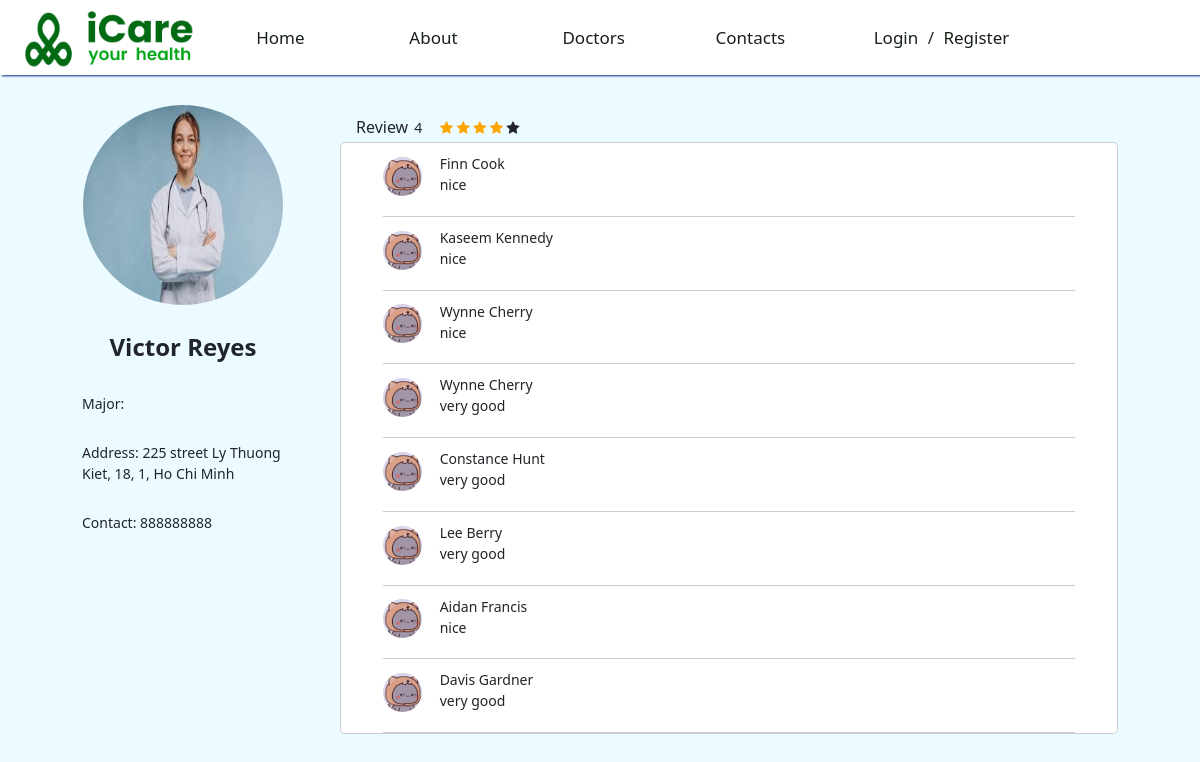
The page /index.php?page=detail&id=2 on the database its author committed.
### tables this page shows
CREATE TABLE doctor
(
    doc_name VARCHAR(50) NOT NULL,
    clinic_number VARCHAR(50),
    doc_id INT NOT NULL,
    street VARCHAR(50),
    ward VARCHAR(50),
    district VARCHAR(50),
    city VARCHAR(50),
    image_url VARCHAR(200),
    description VARCHAR(500),
    star_reviews FLOAT NOT NULL,
    phone_number VARCHAR(50),
    PRIMARY KEY (doc_id)
);

### views/detail-components/detail-info-card.php (the view, shortened to what this page needs)
<?php
include "./services/connection.php";
?>
<?php
    $name = "";
    $image_url = "";
    $address = "";
    if(isset($_GET['id']))
        $id = $_GET['id'];
    $sql1 = "CALL getDoctorDetails($id);";
    $record = mysqli_query($conn, $sql1);
    while ($user_info = mysqli_fetch_assoc($record)) {
        $address = $user_info['clinic_number'] . " street " . $user_info['street'] . ", " . $user_info['ward'] . ", " . $user_info['district'] . ", " . $user_info['city'];
        $name = $user_info['doc_name'];
        $image_url = $user_info['image_url'];
        $contact = $user_info['phone_number'];
    }
?>
<div class="user-card">
    <div class="user-image-card">
        <img class="user-image" src="./assets/img/user/<?php echo $image_url ?>" alt="">
    </div>
    <div>
        <div class="user-name"><?php echo $name ?></div>
        <div class='user-info'>Major: <span class='info'></div>
        <div class="user-info">Address: <span class="info"><?php echo $address ?></span></div>
        <div class="user-info">Contact: <span class="info"><?php echo $contact ?></span></div>
    </div>
</div>

### views/detail-components/review.php
<?php
include "./services/connection.php";
$id = $_GET['id'];
?>
<div class="review">
    <?php
        $sql = "SELECT star_reviews FROM doctor WHERE doc_id = $id";
        $result = mysqli_query($conn, $sql);
        while ($row = mysqli_fetch_assoc($result)){
            $stars = round($row['star_reviews']);
        }
    ?>
    <h4>Review <span class="review-rating"><?php echo $stars ?></span></h4>
    <div class="review-star">
        <?php for ($x = 0; $x < 5; $x++) {
            if($stars > 0){
        ?>
                <span class="fa fa-star checked"></span>
            <?php } else { ?>
                <span class="fa fa-star"></span>
        <?php } $stars = $stars - 1; } ?>
    </div>
    <div class="review-part">
        <?php
        $sql = "call getRecentReviews($id)";
        $result = mysqli_query($conn, $sql);
        while ($row = mysqli_fetch_assoc($result)) {
        ?>
            <div class="reviewer">
                <img class="reviewer-img" src="./assets/img/user/<?php echo $row['image_url'] ?>" alt="">
                <div>
                    <div class="reviewer-name"><?php echo $row['patient_name'] ?></div>
                    <div class="reviewer-comment"><?php echo $row['patient_review'] ?></div>
                </div>
            </div>
        <?php } ?>
    </div>
</div>

### assets/css/base.css (style rules this page uses)
:root { --primary-color: #012884; --primary-text-color: #016A14; --white-color: #fff; --black-color: #000; --text-color: #7a7a7a; --black-text-color: #172017; --border-color: #dbdbdb; --background-color: #ebfbff; --header-height: 75px; --header-height-responsive: 120px; }
* { box-sizing: inherit; }
html { font-size: 62.5%; line-height: 1.6rem; font-family: "Roboto", sans-serif; box-sizing: border-box; -webkit-box-sizing: border-box; -moz-box-sizing: border-box; background-color: var(--background-color); }
body { background-color: var(--background-color); background-repeat: no-repeat; background-attachment: fixed; background-position: top center; color: var(--black-text-color); -webkit-font-smoothing: antialiased; font-smooth: antialiased; -moz-osx-font-smoothing: grayscale; }

### assets/css/profile/user-info-card.css (style rules this page uses)
.user-card { background-color: none; text-align: center; margin-left: 3em; margin-top: 3em; }
.user-image-card { margin: 0; padding: 0; }
.user-image { width: 280px; height: 280px; border-radius: 50%; }
.user-name { font-size: 24px; font-weight: 700; margin-top: 1em; }
.user-info { font-size: 14px; text-align: start; margin: 2em 2em; font-weight: 500; }
.info { font-weight: 400; }
@media (max-width: 1400px) { .user-image { width: 200px; height: 200px; } }

### assets/css/profile/profile-page.css (style rules this page uses)
body { background-color: #ebfbff; }

### assets/css/profile/review.css (style rules this page uses)
.review { margin-top: 3em; margin-left: 2em; font-size: 14px; width: 90%; }
.review > h4 { font-size: 16px; margin-left: 1em; display: inline-block; }
.review-rating { margin-left: 2px; font-size: 14px; font-weight: 400; }
.review-star { display: inline-block; margin-left: 1em; }
.review-part { background-color: white; border: 1px solid rgba(0, 0, 0, 0.2); border-radius: 5px; }
.reviewer { margin-right: 3em; margin-left: 3em; border-bottom: 1px solid rgba(0, 0, 0, 0.2); padding-top: 10px; }
.reviewer > div { display: inline-block; }
.checked { color: orange; }
.reviewer-img { width: 39px; height: 39px; border-radius: 50%; background-color: none; margin-right: 1em; display: inline-block; margin-bottom: 20px; }
.reviewer-name { display: inline-block; }

### rows shown on the page
doctor: image_url (picture), doc_name "Victor Reyes", address "225 street Ly Thuong Kiet, 18, 1, Ho Chi Minh", phone_number "888888888", star_reviews "4"

### other values the page prints
$row['patient_name'] "Finn Cook"
$row['patient_review'] "nice"
$row['patient_name'] "Kaseem Kennedy"
$row['patient_name'] "Wynne Cherry"
$row['patient_review'] "very good"
$row['patient_name'] "Constance Hunt"
$row['patient_name'] "Lee Berry"
$row['patient_name'] "Aidan Francis"
$row['patient_name'] "Davis Gardner"
